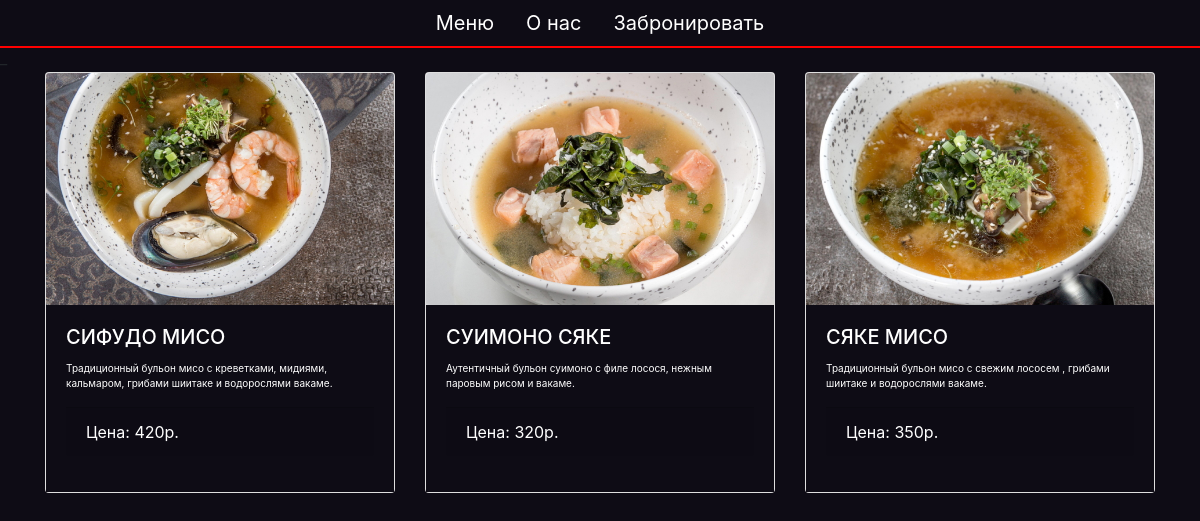
Page /category/1/ on the committed database.
### main_app/models.py (models this page shows, shortened)
class Menu(models.Model):
    name = models.CharField(max_length=50, verbose_name='Название')
    picture = models.ImageField(null=True, blank=True)
    discription = models.TextField()
    price = models.IntegerField(null=True)
    type_name = models.ForeignKey(Type, on_delete = models.PROTECT, null=True)
    class Meta:
        verbose_name_plural = 'Позиции меню'
        verbose_name = 'Позиция меню'

### main_app/views.py (the view)
# urls.py: path('category/<int:pk>/', views.category_menu, name='category_menu'),
def category_menu(request, pk):
    type = get_object_or_404(Type, pk=pk)
    menu_items = Menu.objects.filter(type_name=type)
    return render(request, 'jfood/category_menu.html', {'type': type, 'menu_items': menu_items})

### main_app/Templates/jfood/category_menu.html (shortened to what this page needs)
{% extends 'jfood/main.html' %}
{% load static %}
{% block content %}
<div class="row row-cols-1 row-cols-md-3 g-4">
    {% for item in menu_items %}
    <div class="col">
        <div class="card h-100 text-white">
            <img src="{{ item.picture.url }}" class="card-img-top" alt="{{ item.name }}">
            <div class="card-body d-flex flex-column">
                <h5 class="card-title">{{ item.name }}</h5>
                <p class="text-card ">{{ item.discription }}</p>
                <div class="mt-auto">
                    <p class="card-footer">Цена: {{ item.price }}р.</p>
                </div>
            </div>
        </div>
    </div>
    {% endfor %}
</div>
{% endblock %}

### static/CSS/main.css (style rules this page uses)
body { background-color: #0e0c15 !important ; }
.card-body { background-color: #0e0c15; border: none; outline: none; box-shadow: none; }
.card { position: relative; border: none; outline: none; box-shadow: none; }
.card::before { content: ""; position: absolute; top: 0; left: 0; width: 100%; height: 100%; background-color: rgba(0, 0, 0, 0.3); opacity: 0; transition: opacity 0.3s ease-in-out; }
.text-card { font-size: 10px; transition: color 0.3s; }

### rows in the picture
Menu: picture (picture), name "СИФУДО МИСО", discription "Традиционный бульон мисо с креветками, мидиями, кальмаром, грибами шиитаке и водорослями вакаме.", price "420"
Menu: picture (picture), name "СУИМОНО СЯКЕ", discription "Аутентичный бульон суимоно с филе лосося, нежным паровым рисом и вакаме.", price "320"
Menu: picture (picture), name "СЯКЕ МИСО", discription "Традиционный бульон мисо с свежим лососем , грибами шиитаке и водорослями вакаме.", price "350"
